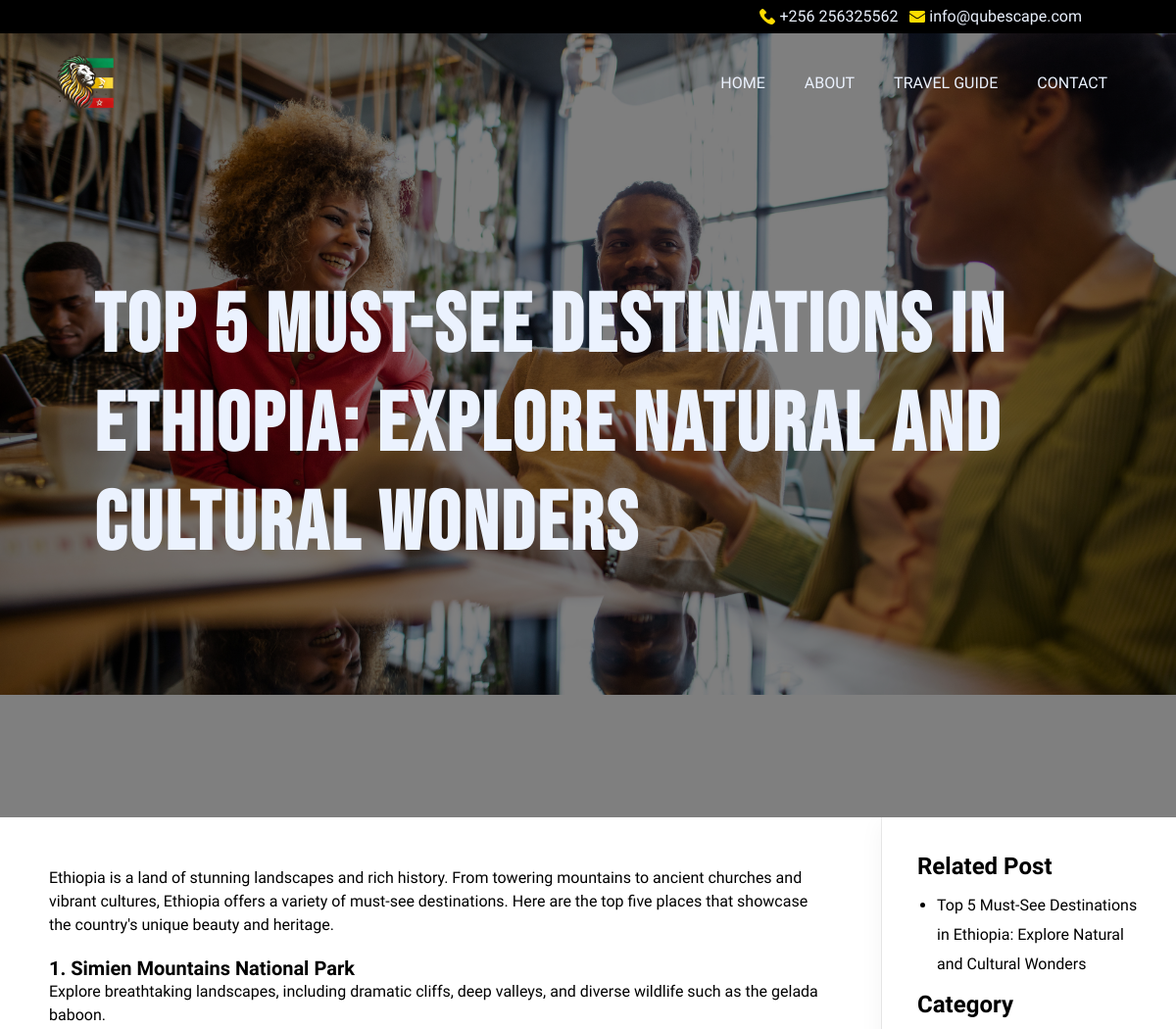
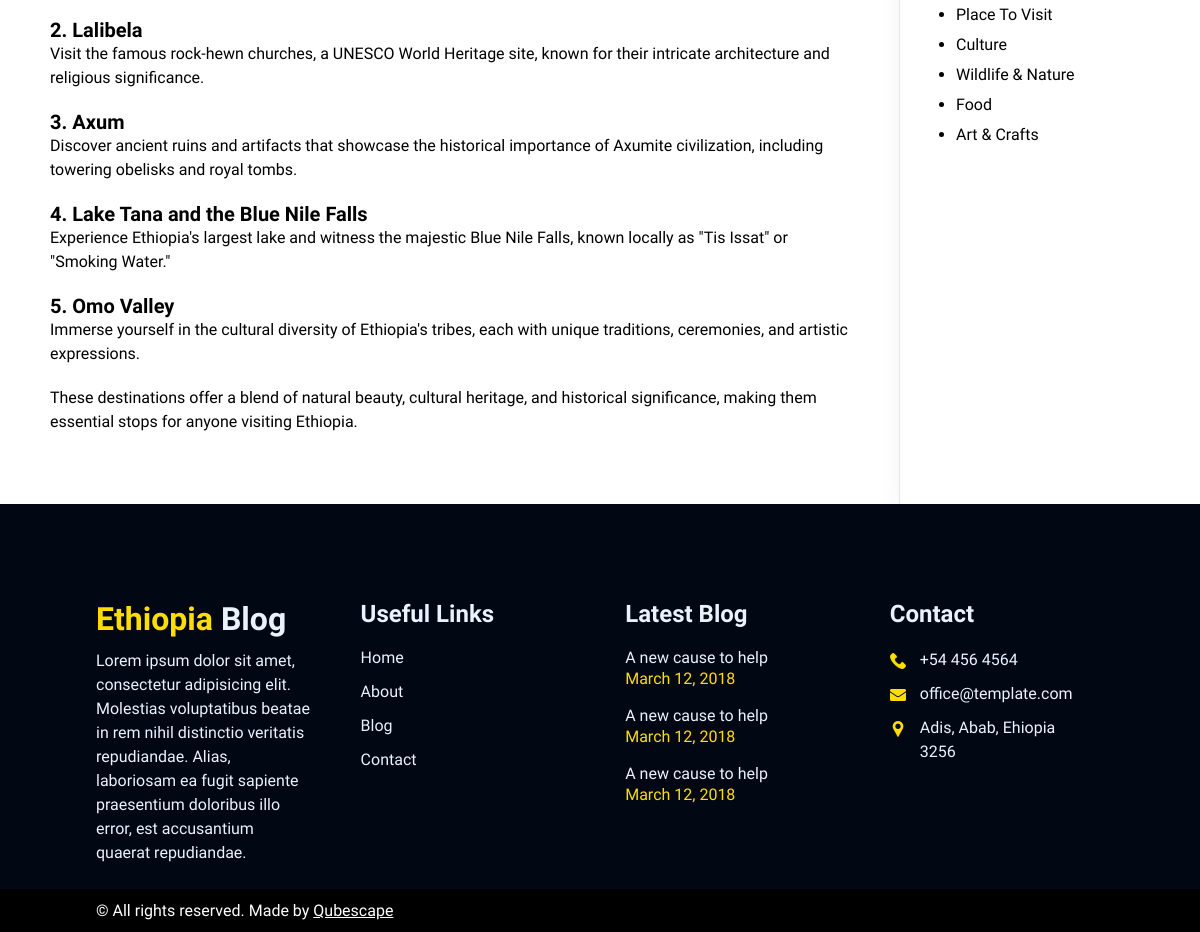
The page /places-to-visit/top-5-place-to-visit-ethiopia on the database its author committed (2 pictures, top to bottom).
### app/models.py (models this page shows, shortened)
class blog(models.Model):
    category = models.ForeignKey(blogCategory, on_delete=models.CASCADE)
    title = models.CharField(max_length = 1000)
    bannerImage = models.ImageField(upload_to='./blog')
    altTag = models.CharField(max_length=100, blank=True)
    date = models.DateField(auto_now=False)
    content = models.TextField()
    author = models.ForeignKey(author, on_delete=models.CASCADE)
    slug = models.SlugField(max_length = 50)
    page_title = models.CharField(max_length=200)
    meta = models.CharField(max_length=400)
    status = models.CharField(max_length=2, choices=choice, default=1)
    index = models.CharField(max_length=8, choices=index, default="index")
    follow = models.CharField(max_length=8, choices=follow, default="follow")
    featured = models.CharField(max_length=10, blank=True)
    image1 = models.ImageField(upload_to='./blog',blank=True)
    image2 = models.ImageField(upload_to='./blog',blank=True)
    image3 = models.ImageField(upload_to='./blog',blank=True)
    image4 = models.ImageField(upload_to='./blog',blank=True)
    image5 = models.ImageField(upload_to='./blog',blank=True)

class blogCategory(models.Model):
    name = models.CharField(max_length = 50)
    description = models.CharField(max_length=1000,blank=True)
    image = models.ImageField(upload_to='./blog')
    altTag = models.CharField(max_length=100, blank=True)
    slug = models.CharField(max_length=50)
    page_title = models.CharField(max_length=100, blank=True)
    meta = models.CharField(max_length=200, blank=True)
    index = models.CharField(max_length=8, choices=index, default="index")
    follow = models.CharField(max_length=8, choices=follow, default="follow")

### app/views.py (the view)
# urls.py: path('<slug:catslug>/<slug:slug>',views.post,name = "post"),
def post(request,catslug,slug):
    post = blog.objects.get(slug=slug)
    allcat = blogCategory.objects.all()
    allpost = blog.objects.filter(category = post.category)
    context = {
        'post': post,
        'allcat': allcat,
        'allpost':allpost,
    }
    return render(request, 'post.html',context)

### app/Templates/post.html
{% extends 'nav.html' %}
{% load static %}
{% block content %}
    <section class="banner">
        <img class="bg-img" src="{{post.bannerImage.url}}" alt="{{post.altTag}}">
        <div class="bannerhead">
        <h1>{{post.title}}</h1>
    </div>
    </section>
    <section class="twosection">
        <div class="left" >
            {{post.content |safe}}
        </div>
        <div class="right">
            <h5 class="mb-2">Related Post</h5>
            <ul class="mb-2">
                {% for j in allpost  %}
                <li><a href="{% url 'post' j.category.slug j.slug%}">{{j.title}}</a></li>
                {% endfor %}
            </ul>
            <h5 class="mb-2">Category</h5>
            <ul>
                {% for cat  in allcat %}
                <li><a href="{% url 'blogcategory' cat.slug%}">{{cat.name}}</a></li>
                {% endfor %}
            </ul>
        </div>
    </section>
{% endblock content %}

### static/css/style.css (style rules this page uses)
* { padding: 0; margin: 0; box-sizing: border-box; }
:root { --royablue: #0645B1; --black: #010814; --darkblue: #021027; --bluewhite: #ebf2fe; --green: #009a44; --yello: #fedd00; --pink: #ef3340; }
.mb-2 { margin-bottom: 5%; }
section { width: 100%; overflow: hidden; position: relative; }
html { font-size: 16px; font-family: "Fira Sans", sans-serif; }
h1 { font-family: "Bebas Neue", sans-serif; font-size: 84px; letter-spacing: 3px; }
h5 { font-size: 24px; }
p { font-size: 16px; line-height: 24px; }
.banner { width: 100%; height: 100%; position: relative; overflow: hidden; }
.bg-img { position: absolute; width: 100%; z-index: 1 !important; }
.bannerhead { position: relative; width: 100%; height: 100%; background-color: rgba(0,0,0,0.5); padding: 8%; display: flex; align-items: center; color: var(--bluewhite); z-index: 2 !important; }
.twosection { display: flex; height: auto; }
.right { flex:25%; padding: 3%; box-shadow: rgba(0, 0, 0, 0.05) 0px 6px 24px 0px, rgba(0, 0, 0, 0.08) 0px 0px 0px 1px; }

### rows shown on the page
blog: bannerImage (picture), title "Top 5 Must-See Destinations in Ethiopia: Explore Natural and Cultural Wonders", content "Ethiopia is a land of stunning landscapes and rich history. From towering mountains to ancient churches and vibrant cultures, Ethiopia offers a variety of must-see destinations. Here are the top five places that showcase the country's unique beauty and heritage. 1. Simien Mountains National Park Explore breathtaking landscapes, including dramatic cliffs, deep valleys, and diverse wildlife such as the gelada baboon. 2. Lalibela Visit the famous rock-hewn churches, a UNESCO World Heritage site, known for their intricate architecture and religious significance. 3. Axum Discover ancient ruins and artifacts that showcase the historical importance of Axumite civilization, including towering…"
blogCategory: name "Place To Visit"
blogCategory: name "Culture"
blogCategory: name "Wildlife & Nature"
blogCategory: name "Food"
blogCategory: name "Art & Crafts"
